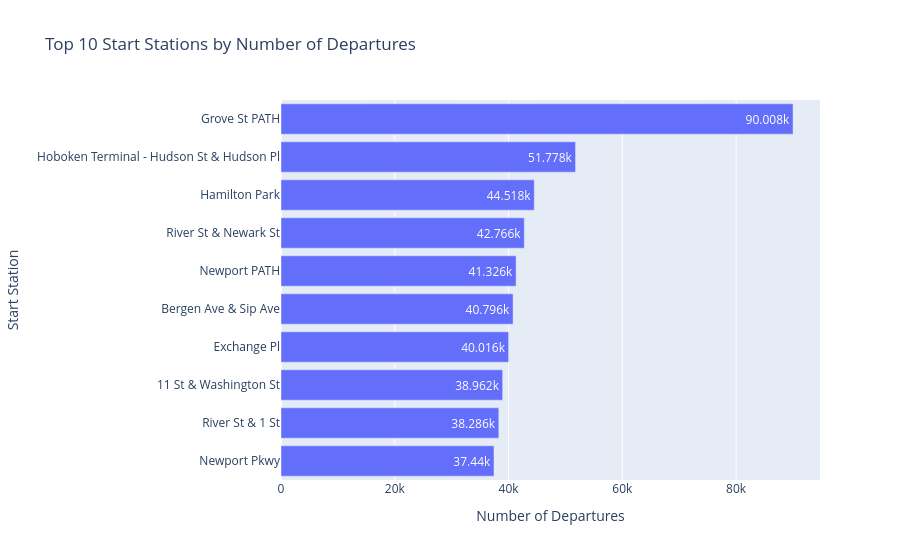

The notebook cell this image was saved under:
### Code cell
fig = px.bar(
    top_start_stations.sort_values("number_of_departures"),
    x="number_of_departures",
    y="start_station_name",
    orientation="h",
    title="Top 10 Start Stations by Number of Departures",
    text_auto=True
)

fig.update_layout(
    xaxis_title="Number of Departures",
    yaxis_title="Start Station"
)

fig.show()

### Figure 1 — Plotly figure (JSON) as saved in the notebook; plotly's stock layout.template omitted (floating-point values rounded to 4 significant figures)
{"data": [{"hovertemplate": "number_of_departures=%{x}<br>start_station_name=%{y}<extra></extra>", "legendgroup": "", "marker": {"color": "#636efa", "pattern": {"shape": ""}}, "name": "", "orientation": "h", "showlegend": false, "textposition": "auto", "texttemplate": "%{x}", "type": "bar", "x": [37440, 38286, 38962, 40016, 40796, 41326, 42766, 44518, 51778, 90008], "xaxis": "x", "y": ["Newport Pkwy", "River St & 1 St", "11 St & Washington St", "Exchange Pl", "Bergen Ave & Sip Ave", "Newport PATH", "River St & Newark St", "Hamilton Park", "Hoboken Terminal - Hudson St & Hudson Pl", "Grove St PATH"], "yaxis": "y"}], "layout": {"barmode": "relative", "legend": {"tracegroupgap": 0}, "title": {"text": "Top 10 Start Stations by Number of Departures"}, "xaxis": {"anchor": "y", "domain": [0, 1], "title": {"text": "Number of Departures"}}, "yaxis": {"anchor": "x", "domain": [0, 1], "title": {"text": "Start Station"}}}}
